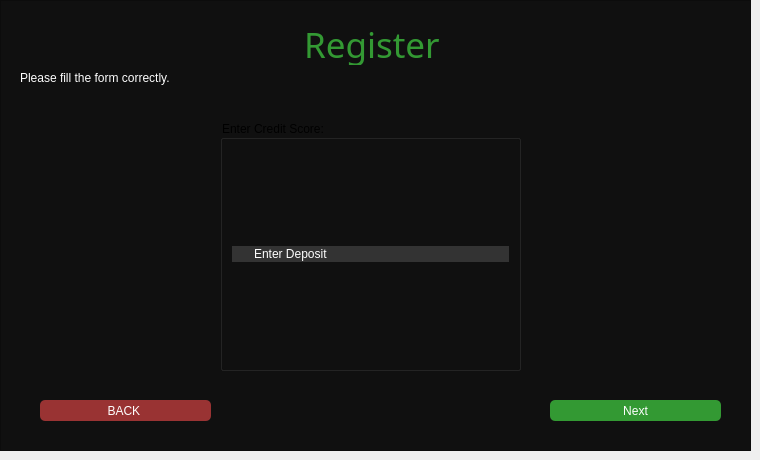
     <widget class="QWidget" name="page_8">
      <widget class="QFrame" name="frame_15">
       <property name="geometry">
        <rect>
         <x>0</x>
         <y>0</y>
         <width>751</width>
         <height>451</height>
        </rect>
       </property>
       <property name="styleSheet">
        <string notr="true">background: #101010;</string>
       </property>
       <property name="frameShape">
        <enum>QFrame::StyledPanel</enum>
       </property>
       <property name="frameShadow">
        <enum>QFrame::Raised</enum>
       </property>
       <widget class="QLabel" name="label_12">
        <property name="geometry">
         <rect>
          <x>258</x>
          <y>24</y>
          <width>223</width>
          <height>41</height>
         </rect>
        </property>
        <property name="font">
         <font>
          <family>Droid Sans</family>
          <pointsize>-1</pointsize>
         </font>
        </property>
        <property name="styleSheet">
         <string notr="true">text-align: center;
color: #393;
margin: 0 auto;
font-size: 35px;
font-family: 'Droid Sans';</string>
        </property>
        <property name="text">
         <string>Register</string>
        </property>
       </widget>
       <widget class="QPushButton" name="backButton_8">
        <property name="geometry">
         <rect>
          <x>40</x>
          <y>400</y>
          <width>171</width>
          <height>21</height>
         </rect>
        </property>
        <property name="styleSheet">
         <string notr="true">Padding: 1px;
Border-radius: 5px;
Background: #933;
Color: #fefefe;</string>
        </property>
        <property name="text">
         <string>BACK </string>
        </property>
       </widget>
       <widget class="QLabel" name="regLabel_6">
        <property name="geometry">
         <rect>
          <x>20</x>
          <y>70</y>
          <width>601</width>
          <height>16</height>
         </rect>
        </property>
        <property name="styleSheet">
         <string notr="true">color: #fefefe;</string>
        </property>
        <property name="text">
         <string>Please fill the form correctly.</string>
        </property>
       </widget>
       <widget class="QGroupBox" name="groupBox_6">
        <property name="geometry">
         <rect>
          <x>220</x>
          <y>120</y>
          <width>301</width>
          <height>251</height>
         </rect>
        </property>
        <property name="title">
         <string>Enter Credit Score:</string>
        </property>
        <layout class="QVBoxLayout" name="verticalLayout_7">
         <item>
          <widget class="QLineEdit" name="usernameBox_3">
           <property name="palette">
            <palette>
             <active>
              <colorrole role="WindowText">
               <brush brushstyle="SolidPattern">
                <color alpha="255">
                 <red>254</red>
                 <green>254</green>
                 <blue>254</blue>
                </color>
               </brush>
              </colorrole>
              <colorrole role="Button">
               <brush brushstyle="SolidPattern">
                <color alpha="255">
                 <red>51</red>
                 <green>51</green>
                 <blue>51</blue>
                </color>
               </brush>
              </colorrole>
              <colorrole role="Text">
               <brush brushstyle="SolidPattern">
                <color alpha="255">
                 <red>254</red>
                 <green>254</green>
                 <blue>254</blue>
                </color>
               </brush>
              </colorrole>
              <colorrole role="ButtonText">
               <brush brushstyle="SolidPattern">
                <color alpha="255">
                 <red>254</red>
                 <green>254</green>
                 <blue>254</blue>
                </color>
               </brush>
              </colorrole>
              <colorrole role="Base">
               <brush brushstyle="SolidPattern">
                <color alpha="255">
                 <red>51</red>
                 <green>51</green>
                 <blue>51</blue>
                </color>
               </brush>
              </colorrole>
              <colorrole role="Window">
               <brush brushstyle="SolidPattern">
                <color alpha="255">
                 <red>51</red>
                 <green>51</green>
                 <blue>51</blue>
                </color>
               </brush>
              </colorrole>
              <colorrole role="PlaceholderText">
               <brush brushstyle="SolidPattern">
                <color alpha="255">
                 <red>254</red>
                 <green>254</green>
                 <blue>254</blue>
                </color>
               </brush>
              </colorrole>
             </active>
             <inactive>
              <colorrole role="WindowText">
               <brush brushstyle="SolidPattern">
                <color alpha="255">
                 <red>254</red>
                 <green>254</green>
                 <blue>254</blue>
                </color>
               </brush>
              </colorrole>
              <colorrole role="Button">
               <brush brushstyle="SolidPattern">
                <color alpha="255">
                 <red>51</red>
                 <green>51</green>
                 <blue>51</blue>
                </color>
               </brush>
              </colorrole>
              <colorrole role="Text">
               <brush brushstyle="SolidPattern">
                <color alpha="255">
                 <red>254</red>
                 <green>254</green>
                 <blue>254</blue>
                </color>
               </brush>
              </colorrole>
              <colorrole role="ButtonText">
               <brush brushstyle="SolidPattern">
                <color alpha="255">
                 <red>254</red>
                 <green>254</green>
                 <blue>254</blue>
                </color>
               </brush>
              </colorrole>
              <colorrole role="Base">
               <brush brushstyle="SolidPattern">
                <color alpha="255">
                 <red>51</red>
                 <green>51</green>
                 <blue>51</blue>
                </color>
               </brush>
              </colorrole>
              <colorrole role="Window">
               <brush brushstyle="SolidPattern">
                <color alpha="255">
                 <red>51</red>
                 <green>51</green>
                 <blue>51</blue>
                </color>
               </brush>
              </colorrole>
              <colorrole role="PlaceholderText">
               <brush brushstyle="SolidPattern">
                <color alpha="255">
                 <red>254</red>
                 <green>254</green>
                 <blue>254</blue>
                </color>
               </brush>
              </colorrole>
             </inactive>
             <disabled>
              <colorrole role="WindowText">
               <brush brushstyle="SolidPattern">
                <color alpha="255">
                 <red>254</red>
                 <green>254</green>
                 <blue>254</blue>
                </color>
               </brush>
              </colorrole>
              <colorrole role="Button">
               <brush brushstyle="SolidPattern">
                <color alpha="255">
                 <red>51</red>
                 <green>51</green>
                 <blue>51</blue>
                </color>
               </brush>
              </colorrole>
              <colorrole role="Text">
               <brush brushstyle="SolidPattern">
                <color alpha="255">
                 <red>254</red>
                 <green>254</green>
                 <blue>254</blue>
                </color>
               </brush>
              </colorrole>
              <colorrole role="ButtonText">
               <brush brushstyle="SolidPattern">
                <color alpha="255">
                 <red>254</red>
                 <green>254</green>
                 <blue>254</blue>
                </color>
               </brush>
              </colorrole>
              <colorrole role="Base">
               <brush brushstyle="SolidPattern">
                <color alpha="255">
                 <red>51</red>
                 <green>51</green>
                 <blue>51</blue>
                </color>
               </brush>
              </colorrole>
              <colorrole role="Window">
               <brush brushstyle="SolidPattern">
                <color alpha="255">
                 <red>51</red>
                 <green>51</green>
                 <blue>51</blue>
                </color>
               </brush>
              </colorrole>
              <colorrole role="PlaceholderText">
               <brush brushstyle="SolidPattern">
                <color alpha="255">
                 <red>254</red>
                 <green>254</green>
                 <blue>254</blue>
                </color>
               </brush>
              </colorrole>
             </disabled>
            </palette>
           </property>
           <property name="font">
            <font>
             <kerning>true</kerning>
            </font>
           </property>
           <property name="layoutDirection">
            <enum>Qt::LeftToRight</enum>
           </property>
           <property name="styleSheet">
            <string notr="true">padding-left: 20px;
padding-right: 20px;
border-radius: 20px;
background: #333;
color: #fefefe;</string>
           </property>
           <property name="text">
            <string>Enter Deposit</string>
           </property>
           <property name="frame">
            <bool>false</bool>
           </property>
           <property name="cursorPosition">
            <number>13</number>
           </property>
           <property name="placeholderText">
            <string>Credit Score</string>
           </property>
          </widget>
         </item>
        </layout>
       </widget>
       <widget class="QPushButton" name="completeRegButton_3">
        <property name="geometry">
         <rect>
          <x>550</x>
          <y>400</y>
          <width>171</width>
          <height>21</height>
         </rect>
        </property>
        <property name="styleSheet">
         <string notr="true">Padding: 1px;
Border-radius: 5px;
Background: #393;
Color: #fefefe;</string>
        </property>
        <property name="text">
         <string>Next</string>
        </property>
       </widget>
      </widget>
     </widget>
